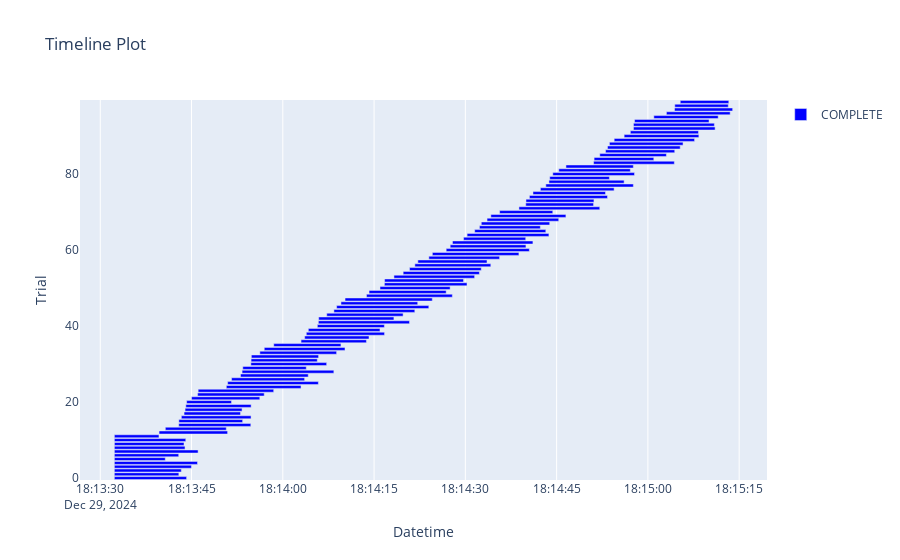

Source (notebook cell):
### Code cell
optuna.visualization.plot_timeline(study)

### Figure 1 — Plotly figure (JSON) as saved in the notebook; plotly's stock layout.template omitted (floating-point values rounded to 4 significant figures)
{"data": [{"base": ["2024-12-29T18:13:32.315130", "2024-12-29T18:13:32.315611", "2024-12-29T18:13:32.316011", "2024-12-29T18:13:32.320720", "2024-12-29T18:13:32.319639", "2024-12-29T18:13:32.320554", "2024-12-29T18:13:32.320641", "2024-12-29T18:13:32.320663", "2024-12-29T18:13:32.318812", "2024-12-29T18:13:32.326693", "2024-12-29T18:13:32.320615", "2024-12-29T18:13:32.320700", "2024-12-29T18:13:39.664309", "2024-12-29T18:13:40.694216", "2024-12-29T18:13:42.898228", "2024-12-29T18:13:42.918613", "2024-12-29T18:13:43.327131", "2024-12-29T18:13:43.771473", "2024-12-29T18:13:43.937662", "2024-12-29T18:13:44.061638", "2024-12-29T18:13:44.195801", "2024-12-29T18:13:45.002202", "2024-12-29T18:13:45.998611", "2024-12-29T18:13:46.089005", "2024-12-29T18:13:50.720596", "2024-12-29T18:13:50.935130", "2024-12-29T18:13:51.575250", "2024-12-29T18:13:53.051673", "2024-12-29T18:13:53.308742", "2024-12-29T18:13:53.422972", "2024-12-29T18:13:54.748363", "2024-12-29T18:13:54.787868", "2024-12-29T18:13:54.831990", "2024-12-29T18:13:56.227082", "2024-12-29T18:13:56.952038", "2024-12-29T18:13:58.510137", "2024-12-29T18:14:02.999496", "2024-12-29T18:14:03.591226", "2024-12-29T18:14:03.863554", "2024-12-29T18:14:04.195447", "2024-12-29T18:14:05.678350", "2024-12-29T18:14:05.846371", "2024-12-29T18:14:05.895617", "2024-12-29T18:14:07.220329", "2024-12-29T18:14:08.396399", "2024-12-29T18:14:08.845010", "2024-12-29T18:14:09.559514", "2024-12-29T18:14:10.227537", "2024-12-29T18:14:13.750180", "2024-12-29T18:14:14.175377", "2024-12-29T18:14:15.973281", "2024-12-29T18:14:16.696244", "2024-12-29T18:14:16.726942", "2024-12-29T18:14:18.265513", "2024-12-29T18:14:19.779907", "2024-12-29T18:14:20.829630", "2024-12-29T18:14:21.699199", "2024-12-29T18:14:22.194417", "2024-12-29T18:14:24.002141", "2024-12-29T18:14:24.578993", "2024-12-29T18:14:26.852833", "2024-12-29T18:14:27.507035", "2024-12-29T18:14:27.884462", "2024-12-29T18:14:29.705762", "2024-12-29T18:14:30.289201", "2024-12-29T18:14:31.533128", "2024-12-29T18:14:32.316220", "2024-12-29T18:14:32.620671", "2024-12-29T18:14:33.566517", "2024-12-29T18:14:34.190187", "2024-12-29T18:14:35.631387", "2024-12-29T18:14:38.807847", "2024-12-29T18:14:39.926075", "2024-12-29T18:14:39.963846", "2024-12-29T18:14:40.528315", "2024-12-29T18:14:41.114517", "2024-12-29T18:14:42.334482", "2024-12-29T18:14:43.226094", "2024-12-29T18:14:43.738163", "2024-12-29T18:14:43.868420", "2024-12-29T18:14:44.371831", "2024-12-29T18:14:45.351539", "2024-12-29T18:14:46.530007", "2024-12-29T18:14:51.073835", "2024-12-29T18:14:51.160007", "2024-12-29T18:14:52.092885", "2024-12-29T18:14:53.041087", "2024-12-29T18:14:53.362251", "2024-12-29T18:14:53.679532", "2024-12-29T18:14:54.459376", "2024-12-29T18:14:56.097384", "2024-12-29T18:14:57.117835", "2024-12-29T18:14:57.628391", "2024-12-29T18:14:57.629640", "2024-12-29T18:14:57.806413", "2024-12-29T18:15:00.974081", "2024-12-29T18:15:03.044780", "2024-12-29T18:15:04.372585", "2024-12-29T18:15:04.419607", "2024-12-29T18:15:05.318008"], "hovertemplate": "%{text}<extra>COMPLETE</extra>", "marker": {"color": "blue"}, "name": "COMPLETE", "orientation": "h", "text": ["{<br>  \"number\": 0,<br>  \"values\": [<br>    0.47212353264706886<br>  ],<br>  \"params\": {<br>    \"max_depth\": 30,<br>    \"min_samples_leaf\": 20<br>  }<br>}", "{<br>  \"number\": 1,<br>  \"values\": [<br>    0.47212353264706886<br>  ],<br>  \"params\": {<br>    \"max_depth\": 30,<br>    \"min_samples_leaf\": 52<br>  }<br>}", "{<br>  \"number\": 2,<br>  \"values\": [<br>    0.47212353264706886<br>  ],<br>  \"params\": {<br>    \"max_depth\": 30,<br>    \"min_samples_leaf\": 40<br>  }<br>}", "{<br>  \"number\": 3,<br>  \"values\": [<br>    0.47212353264706886<br>  ],<br>  \"params\": {<br>    \"max_depth\": 16,<br>    \"min_samples_leaf\": 10<br>  }<br>}", "{<br>  \"number\": 4,<br>  \"values\": [<br>    0.47212353264706886<br>  ],<br>  \"params\": {<br>    \"max_depth\": 24,<br>    \"min_samples_leaf\": 6<br>  }<br>}", "{<br>  \"number\": 5,<br>  \"values\": [<br>    0.47212353264706886<br>  ],<br>  \"params\": {<br>    \"max_depth\": 6,<br>    \"min_samples_leaf\": 8<br>  }<br>}", "{<br>  \"number\": 6,<br>  \"values\": [<br>    0.47212353264706886<br>  ],<br>  \"params\": {<br>    \"max_depth\": 14,<br>    \"min_samples_leaf\": 52<br>  }<br>}", "{<br>  \"number\": 7,<br>  \"values\": [<br>    0.4725781979737643<br>  ],<br>  \"params\": {<br>    \"max_depth\": 30,<br>    \"min_samples_leaf\": 6<br>  }<br>}", "{<br>  \"number\": 8,<br>  \"values\": [<br>    0.47212353264706886<br>  ],<br>  \"params\": {<br>    \"max_depth\": 12,<br>    \"min_samples_leaf\": 8<br>  }<br>}", "{<br>  \"number\": 9,<br>  \"values\": [<br>    0.47212353264706886<br>  ],<br>  \"params\": {<br>    \"max_depth\": 18,<br>    \"min_samples_leaf\": 28<br>  }<br>}", "{<br>  \"number\": 10,<br>  \"values\": [<br>    0.47212353264706886<br>  ],<br>  \"params\": {<br>    \"max_depth\": 18,<br>    \"min_samples_leaf\": 26<br>  }<br>}", "{<br>  \"number\": 11,<br>  \"values\": [<br>    0.47212353264706886<br>  ],<br>  \"params\": {<br>    \"max_depth\": 4,<br>    \"min_samples_leaf\": 56<br>  }<br>}", "{<br>  \"number\": 12,<br>  \"values\": [<br>    0.47212353264706886<br>  ],<br>  \"params\": {<br>    \"max_depth\": 14,<br>    \"min_samples_leaf\": 24<br>  }<br>}", "{<br>  \"number\": 13,<br>  \"values\": [<br>    0.47212353264706886<br>  ],<br>  \"params\": {<br>    \"max_depth\": 10,<br>    \"min_samples_leaf\": 52<br>  }<br>}", "{<br>  \"number\": 14,<br>  \"values\": [<br>    0.47212353264706886<br>  ],<br>  \"params\": {<br>    \"max_depth\": 24,<br>    \"min_samples_leaf\": 20<br>  }<br>}", "{<br>  \"number\": 15,<br>  \"values\": [<br>    0.47212353264706886<br>  ],<br>  \"params\": {<br>    \"max_depth\": 16,<br>    \"min_samples_leaf\": 56<br>  }<br>}", "{<br>  \"number\": 16,<br>  \"values\": [<br>    0.47212353264706886<br>  ],<br>  \"params\": {<br>    \"max_depth\": 20,<br>    \"min_samples_leaf\": 28<br>  }<br>}", "{<br>  \"number\": 17,<br>  \"values\": [<br>    0.47212353264706886<br>  ],<br>  \"params\": {<br>    \"max_depth\": 8,<br>    \"min_samples_leaf\": 22<br>  }<br>}", "{<br>  \"number\": 18,<br>  \"values\": [<br>    0.47212353264706886<br>  ],<br>  \"params\": {<br>    \"max_depth\": 8,<br>    \"min_samples_leaf\": 20<br>  }<br>}", "{<br>  \"number\": 19,<br>  \"values\": [<br>    0.47212353264706886<br>  ],<br>  \"params\": {<br>    \"max_depth\": 22,<br>    \"min_samples_leaf\": 48<br>  }<br>}", "{<br>  \"number\": 20,<br>  \"values\": [<br>    0.47212353264706886<br>  ],<br>  \"params\": {<br>    \"max_depth\": 4,<br>    \"min_samples_leaf\": 54<br>  }<br>}", "{<br>  \"number\": 21,<br>  \"values\": [<br>    0.47212353264706886<br>  ],<br>  \"params\": {<br>    \"max_depth\": 26,<br>    \"min_samples_leaf\": 36<br>  }<br>}", "{<br>  \"number\": 22,<br>  \"values\": [<br>    0.47212353264706886<br>  ],<br>  \"params\": {<br>    \"max_depth\": 28,<br>    \"min_samples_leaf\": 44<br>  }<br>}", "{<br>  \"number\": 23,<br>  \"values\": [<br>    0.47212353264706886<br>  ],<br>  \"params\": {<br>    \"max_depth\": 28,<br>    \"min_samples_leaf\": 14<br>  }<br>}", "{<br>  \"number\": 24,<br>  \"values\": [<br>    0.47212353264706886<br>  ],<br>  \"params\": {<br>    \"max_depth\": 26,<br>    \"min_samples_leaf\": 14<br>  }<br>}", "{<br>  \"number\": 25,<br>  \"values\": [<br>    0.47327790302728784<br>  ],<br>  \"params\": {<br>    \"max_depth\": 22,<br>    \"min_samples_leaf\": 2<br>  }<br>}", "{<br>  \"number\": 26,<br>  \"values\": [<br>    0.47212353264706886<br>  ],<br>  \"params\": {<br>    \"max_depth\": 30,<br>    \"min_samples_leaf\": 16<br>  }<br>}", "{<br>  \"number\": 27,<br>  \"values\": [<br>    0.47212353264706886<br>  ],<br>  \"params\": {<br>    \"max_depth\": 26,<br>    \"min_samples_leaf\": 34<br>  }<br>}", "{<br>  \"number\": 28,<br>  \"values\": [<br>    0.472405099090745<br>  ],<br>  \"params\": {<br>    \"max_depth\": 28,<br>    \"min_samples_leaf\": 2<br>  }<br>}", "{<br>  \"number\": 29,<br>  \"values\": [<br>    0.47212353264706886<br>  ],<br>  \"params\": {<br>    \"max_depth\": 30,<br>    \"min_samples_leaf\": 60<br>  }<br>}", "{<br>  \"number\": 30,<br>  \"values\": [<br>    0.47212353264706886<br>  ],<br>  \"params\": {<br>    \"max_depth\": 22,<br>    \"min_samples_leaf\": 16<br>  }<br>}", "{<br>  \"number\": 31,<br>  \"values\": [<br>    0.47212353264706886<br>  ],<br>  \"params\": {<br>    \"max_depth\": 20,<br>    \"min_samples_leaf\": 42<br>  }<br>}", "{<br>  \"number\": 32,<br>  \"values\": [<br>    0.47212353264706886<br>  ],<br>  \"params\": {<br>    \"max_depth\": 30,<br>    \"min_samples_leaf\": 36<br>  }<br>}", "{<br>  \"number\": 33,<br>  \"values\": [<br>    0.47212353264706886<br>  ],<br>  \"params\": {<br>    \"max_depth\": 28,<br>    \"min_samples_leaf\": 12<br>  }<br>}", "{<br>  \"number\": 34,<br>  \"values\": [<br>    0.47212353264706886<br>  ],<br>  \"params\": {<br>    \"max_depth\": 24,<br>    \"min_samples_leaf\": 6<br>  }<br>}", "{<br>  \"number\": 35,<br>  \"values\": [<br>    0.47212353264706886<br>  ],<br>  \"params\": {<br>    \"max_depth\": 26,<br>    \"min_samples_leaf\": 32<br>  }<br>}", "{<br>  \"number\": 36,<br>  \"values\": [<br>    0.47212353264706886<br>  ],<br>  \"params\": {<br>    \"max_depth\": 30,<br>    \"min_samples_leaf\": 40<br>  }<br>}", "{<br>  \"number\": 37,<br>  \"values\": [<br>    0.47212353264706886<br>  ],<br>  \"params\": {<br>    \"max_depth\": 28,<br>    \"min_samples_leaf\": 46<br>  }<br>}", "{<br>  \"number\": 38,<br>  \"values\": [<br>    0.47212353264706886<br>  ],<br>  \"params\": {<br>    \"max_depth\": 24,<br>    \"min_samples_leaf\": 8<br>  }<br>}", "{<br>  \"number\": 39,<br>  \"values\": [<br>    0.47212353264706886<br>  ],<br>  \"params\": {<br>    \"max_depth\": 30,<br>    \"min_samples_leaf\": 18<br>  }<br>}", "{<br>  \"number\": 40,<br>  \"values\": [<br>    0.47212353264706886<br>  ],<br>  \"params\": {<br>    \"max_depth\": 20,<br>    \"min_samples_leaf\": 28<br>  }<br>}", "{<br>  \"number\": 41,<br>  \"values\": [<br>    0.47327790302728784<br>  ],<br>  \"params\": {<br>    \"max_depth\": 22,<br>    \"min_samples_leaf\": 2<br>  }<br>}", "{<br>  \"number\": 42,<br>  \"values\": [<br>    0.4728022174712427<br>  ],<br>  \"params\": {<br>    \"max_depth\": 14,<br>    \"min_samples_leaf\": 4<br>  }<br>}", "{<br>  \"number\": 43,<br>  \"values\": [<br>    0.47212353264706886<br>  ],<br>  \"params\": {<br>    \"max_depth\": 24,<br>    \"min_samples_leaf\": 10<br>  }<br>}", "{<br>  \"number\": 44,<br>  \"values\": [<br>    0.4725781979737643<br>  ],<br>  \"params\": {<br>    \"max_depth\": 28,<br>    \"min_samples_leaf\": 6<br>  }<br>}", "{<br>  \"number\": 45,<br>  \"values\": [<br>    0.4721926752101145<br>  ],<br>  \"params\": {<br>    \"max_depth\": 26,<br>    \"min_samples_leaf\": 2<br>  }<br>}", "{<br>  \"number\": 46,<br>  \"values\": [<br>    0.47212353264706886<br>  ],<br>  \"params\": {<br>    \"max_depth\": 28,<br>    \"min_samples_leaf\": 10<br>  }<br>}", "{<br>  \"number\": 47,<br>  \"values\": [<br>    0.47313841237888116<br>  ],<br>  \"params\": {<br>    \"max_depth\": 18,<br>    \"min_samples_leaf\": 2<br>  }<br>}", "{<br>  \"number\": 48,<br>  \"values\": [<br>    0.472572076771179<br>  ],<br>  \"params\": {<br>    \"max_depth\": 22,<br>    \"min_samples_leaf\": 4<br>  }<br>}", "{<br>  \"number\": 49,<br>  \"values\": [<br>    0.47212353264706886<br>  ],<br>  \"params\": {<br>    \"max_depth\": 26,<br>    \"min_samples_leaf\": 10<br>  }<br>}", "{<br>  \"number\": 50,<br>  \"values\": [<br>    0.47212353264706886<br>  ],<br>  \"params\": {<br>    \"max_depth\": 30,<br>    \"min_samples_leaf\": 24<br>  }<br>}", "{<br>  \"number\": 51,<br>  \"values\": [<br>    0.4725781979737643<br>  ],<br>  \"params\": {<br>    \"max_depth\": 28,<br>    \"min_samples_leaf\": 6<br>  }<br>}", "{<br>  \"number\": 52,<br>  \"values\": [<br>    0.47212353264706886<br>  ],<br>  \"params\": {<br>    \"max_depth\": 30,<br>    \"min_samples_leaf\": 8<br>  }<br>}", "{<br>  \"number\": 53,<br>  \"values\": [<br>    0.47258533151549786<br>  ],<br>  \"params\": {<br>    \"max_depth\": 16,<br>    \"min_samples_leaf\": 4<br>  }<br>}", "{<br>  \"number\": 54,<br>  \"values\": [<br>    0.4728022174712427<br>  ],<br>  \"params\": {<br>    \"max_depth\": 14,<br>    \"min_samples_leaf\": 4<br>  }<br>}", "{<br>  \"number\": 55,<br>  \"values\": [<br>    0.4727820826268273<br>  ],<br>  \"params\": {<br>    \"max_depth\": 12,<br>    \"min_samples_leaf\": 2<br>  }<br>}", "{<br>  \"number\": 56,<br>  \"values\": [<br>    0.47212353264706886<br>  ],<br>  \"params\": {<br>    \"max_depth\": 18,<br>    \"min_samples_leaf\": 12<br>  }<br>}", "{<br>  \"number\": 57,<br>  \"values\": [<br>    0.47235443173114716<br>  ],<br>  \"params\": {<br>    \"max_depth\": 12,<br>    \"min_samples_leaf\": 6<br>  }<br>}", "{<br>  \"number\": 58,<br>  \"values\": [<br>    0.47212353264706886<br>  ],<br>  \"params\": {<br>    \"max_depth\": 14,<br>    \"min_samples_leaf\": 12<br>  }<br>}", "{<br>  \"number\": 59,<br>  \"values\": [<br>    0.47313841237888116<br>  ],<br>  \"params\": {<br>    \"max_depth\": 18,<br>    \"min_samples_leaf\": 2<br>  }<br>}", "{<br>  \"number\": 60,<br>  \"values\": [<br>    0.47258533151549786<br>  ],<br>  \"params\": {<br>    \"max_depth\": 20,<br>    \"min_samples_leaf\": 4<br>  }<br>}", "{<br>  \"number\": 61,<br>  \"values\": [<br>    0.47212353264706886<br>  ],<br>  \"params\": {<br>    \"max_depth\": 16,<br>    \"min_samples_leaf\": 8<br>  }<br>}", "{<br>  \"number\": 62,<br>  \"values\": [<br>    0.47258533151549786<br>  ],<br>  \"params\": {<br>    \"max_depth\": 22,<br>    \"min_samples_leaf\": 6<br>  }<br>}", "{<br>  \"number\": 63,<br>  \"values\": [<br>    0.4723478046652483<br>  ],<br>  \"params\": {<br>    \"max_depth\": 10,<br>    \"min_samples_leaf\": 2<br>  }<br>}", "{<br>  \"number\": 64,<br>  \"values\": [<br>    0.4725781986740367<br>  ],<br>  \"params\": {<br>    \"max_depth\": 18,<br>    \"min_samples_leaf\": 4<br>  }<br>}", "{<br>  \"number\": 65,<br>  \"values\": [<br>    0.47212353264706886<br>  ],<br>  \"params\": {<br>    \"max_depth\": 16,<br>    \"min_samples_leaf\": 14<br>  }<br>}", "{<br>  \"number\": 66,<br>  \"values\": [<br>    0.47212353264706886<br>  ],<br>  \"params\": {<br>    \"max_depth\": 10,<br>    \"min_samples_leaf\": 4<br>  }<br>}", "{<br>  \"number\": 67,<br>  \"values\": [<br>    0.4727820826268273<br>  ],<br>  \"params\": {<br>    \"max_depth\": 12,<br>    \"min_samples_leaf\": 2<br>  }<br>}", "{<br>  \"number\": 68,<br>  \"values\": [<br>    0.47212353264706886<br>  ],<br>  \"params\": {<br>    \"max_depth\": 14,<br>    \"min_samples_leaf\": 8<br>  }<br>}", "{<br>  \"number\": 69,<br>  \"values\": [<br>    0.4725045329771205<br>  ],<br>  \"params\": {<br>    \"max_depth\": 14,<br>    \"min_samples_leaf\": 2<br>  }<br>}", "{<br>  \"number\": 70,<br>  \"values\": [<br>    0.47212353264706886<br>  ],<br>  \"params\": {<br>    \"max_depth\": 8,<br>    \"min_samples_leaf\": 10<br>  }<br>}", "{<br>  \"number\": 71,<br>  \"values\": [<br>    0.4725781986740367<br>  ],<br>  \"params\": {<br>    \"max_depth\": 18,<br>    \"min_samples_leaf\": 4<br>  }<br>}", "{<br>  \"number\": 72,<br>  \"values\": [<br>    0.4727820826268273<br>  ],<br>  \"params\": {<br>    \"max_depth\": 12,<br>    \"min_samples_leaf\": 2<br>  }<br>}", "{<br>  \"number\": 73,<br>  \"values\": [<br>    0.4727820826268273<br>  ],<br>  \"params\": {<br>    \"max_depth\": 12,<br>    \"min_samples_leaf\": 2<br>  }<br>}", "{<br>  \"number\": 74,<br>  \"values\": [<br>    0.47235443243141956<br>  ],<br>  \"params\": {<br>    \"max_depth\": 20,<br>    \"min_samples_leaf\": 6<br>  }<br>}", "{<br>  \"number\": 75,<br>  \"values\": [<br>    0.4728022174712427<br>  ],<br>  \"params\": {<br>    \"max_depth\": 14,<br>    \"min_samples_leaf\": 4<br>  }<br>}", "{<br>  \"number\": 76,<br>  \"values\": [<br>    0.47212353264706886<br>  ],<br>  \"params\": {<br>    \"max_depth\": 16,<br>    \"min_samples_leaf\": 8<br>  }<br>}", "{<br>  \"number\": 77,<br>  \"values\": [<br>    0.47327790302728784<br>  ],<br>  \"params\": {<br>    \"max_depth\": 22,<br>    \"min_samples_leaf\": 2<br>  }<br>}", "{<br>  \"number\": 78,<br>  \"values\": [<br>    0.47212353264706886<br>  ],<br>  \"params\": {<br>    \"max_depth\": 18,<br>    \"min_samples_leaf\": 8<br>  }<br>}", "{<br>  \"number\": 79,<br>  \"values\": [<br>    0.47212353264706886<br>  ],<br>  \"params\": {<br>    \"max_depth\": 10,<br>    \"min_samples_leaf\": 12<br>  }<br>}", "{<br>  \"number\": 80,<br>  \"values\": [<br>    0.47258533151549786<br>  ],<br>  \"params\": {<br>    \"max_depth\": 20,<br>    \"min_samples_leaf\": 4<br>  }<br>}", "{<br>  \"number\": 81,<br>  \"values\": [<br>    0.47212353264706886<br>  ],<br>  \"params\": {<br>    \"max_depth\": 14,<br>    \"min_samples_leaf\": 6<br>  }<br>}", "{<br>  \"number\": 82,<br>  \"values\": [<br>    0.4727820826268273<br>  ],<br>  \"params\": {<br>    \"max_depth\": 12,<br>    \"min_samples_leaf\": 2<br>  }<br>}", "{<br>  \"number\": 83,<br>  \"values\": [<br>    0.47291689707304874<br>  ],<br>  \"params\": {<br>    \"max_depth\": 16,<br>    \"min_samples_leaf\": 2<br>  }<br>}", "{<br>  \"number\": 84,<br>  \"values\": [<br>    0.47212353264706886<br>  ],<br>  \"params\": {<br>    \"max_depth\": 10,<br>    \"min_samples_leaf\": 6<br>  }<br>}", "{<br>  \"number\": 85,<br>  \"values\": [<br>    0.472809349968105<br>  ],<br>  \"params\": {<br>    \"max_depth\": 12,<br>    \"min_samples_leaf\": 4<br>  }<br>}", "{<br>  \"number\": 86,<br>  \"values\": [<br>    0.47212353264706886<br>  ],<br>  \"params\": {<br>    \"max_depth\": 14,<br>    \"min_samples_leaf\": 10<br>  }<br>}", "{<br>  \"number\": 87,<br>  \"values\": [<br>    0.4728022174712427<br>  ],<br>  \"params\": {<br>    \"max_depth\": 14,<br>    \"min_samples_leaf\": 4<br>  }<br>}", "{<br>  \"number\": 88,<br>  \"values\": [<br>    0.47212353264706886<br>  ],<br>  \"params\": {<br>    \"max_depth\": 16,<br>    \"min_samples_leaf\": 8<br>  }<br>}", "{<br>  \"number\": 89,<br>  \"values\": [<br>    0.47258533151549786<br>  ],<br>  \"params\": {<br>    \"max_depth\": 20,<br>    \"min_samples_leaf\": 4<br>  }<br>}", "{<br>  \"number\": 90,<br>  \"values\": [<br>    0.47212353264706886<br>  ],<br>  \"params\": {<br>    \"max_depth\": 18,<br>    \"min_samples_leaf\": 6<br>  }<br>}", "{<br>  \"number\": 91,<br>  \"values\": [<br>    0.47212353264706886<br>  ],<br>  \"params\": {<br>    \"max_depth\": 22,<br>    \"min_samples_leaf\": 14<br>  }<br>}", "{<br>  \"number\": 92,<br>  \"values\": [<br>    0.47327790302728784<br>  ],<br>  \"params\": {<br>    \"max_depth\": 22,<br>    \"min_samples_leaf\": 2<br>  }<br>}", "{<br>  \"number\": 93,<br>  \"values\": [<br>    0.47327790302728784<br>  ],<br>  \"params\": {<br>    \"max_depth\": 22,<br>    \"min_samples_leaf\": 2<br>  }<br>}", "{<br>  \"number\": 94,<br>  \"values\": [<br>    0.47258533151549786<br>  ],<br>  \"params\": {<br>    \"max_depth\": 24,<br>    \"min_samples_leaf\": 4<br>  }<br>}", "{<br>  \"number\": 95,<br>  \"values\": [<br>    0.47212353264706886<br>  ],<br>  \"params\": {<br>    \"max_depth\": 18,<br>    \"min_samples_leaf\": 6<br>  }<br>}", "{<br>  \"number\": 96,<br>  \"values\": [<br>    0.47258533151549786<br>  ],<br>  \"params\": {<br>    \"max_depth\": 24,<br>    \"min_samples_leaf\": 4<br>  }<br>}", "{<br>  \"number\": 97,<br>  \"values\": [<br>    0.47291689707304874<br>  ],<br>  \"params\": {<br>    \"max_depth\": 16,<br>    \"min_samples_leaf\": 2<br>  }<br>}", "{<br>  \"number\": 98,<br>  \"values\": [<br>    0.47212353264706886<br>  ],<br>  \"params\": {<br>    \"max_depth\": 20,<br>    \"min_samples_leaf\": 10<br>  }<br>}", "{<br>  \"number\": 99,<br>  \"values\": [<br>    0.47212353264706886<br>  ],<br>  \"params\": {<br>    \"max_depth\": 18,<br>    \"min_samples_leaf\": 16<br>  }<br>}"], "textposition": "none", "type": "bar", "x": [11870.0, 10600.0, 11000.0, 12670.0, 13660.0, 8365.0, 10570.0, 13760.0, 11610.0, 11430.0, 11730.0, 7327.0, 11260.0, 10020.0, 11840.0, 10480.0, 11450.0, 9275.0, 9366.0, 10730.0, 7368.0, 11220.0, 10950.0, 12410.0, 12270.0, 14910.0, 12010.0, 11130.0, 15080.0, 10430.0, 12460.0, 10880.0, 11050.0, 12610.0, 13270.0, 11040.0, 10740.0, 10580.0, 12850.0, 11770.0, 11010.0, 14980.0, 12360.0, 12550.0, 13300.0, 15150.0, 12610.0, 14340.0, 14110.0, 12670.0, 11520.0, 13580.0, 12970.0, 13260.0, 12530.0, 11780.0, 12480.0, 11370.0, 11620.0, 14220.0, 13660.0, 12450.0, 13220.0, 10210.0, 13440.0, 11690.0, 10010.0, 11240.0, 11780.0, 12330.0, 8737.0, 13280.0, 11140.0, 11170.0, 12830.0, 11920.0, 12110.0, 14390.0, 12350.0, 9805.0, 13420.0, 11760.0, 11080.0, 13270.0, 9810.0, 10950.0, 11370.0, 11950.0, 12100.0, 13210.0, 12280.0, 11200.0, 13420.0, 13290.0, 12240.0, 10580.0, 10480.0, 9555.0, 8791.0, 7979.0], "y": [0, 1, 2, 3, 4, 5, 6, 7, 8, 9, 10, 11, 12, 13, 14, 15, 16, 17, 18, 19, 20, 21, 22, 23, 24, 25, 26, 27, 28, 29, 30, 31, 32, 33, 34, 35, 36, 37, 38, 39, 40, 41, 42, 43, 44, 45, 46, 47, 48, 49, 50, 51, 52, 53, 54, 55, 56, 57, 58, 59, 60, 61, 62, 63, 64, 65, 66, 67, 68, 69, 70, 71, 72, 73, 74, 75, 76, 77, 78, 79, 80, 81, 82, 83, 84, 85, 86, 87, 88, 89, 90, 91, 92, 93, 94, 95, 96, 97, 98, 99]}], "layout": {"showlegend": true, "title": {"text": "Timeline Plot"}, "xaxis": {"title": {"text": "Datetime"}, "type": "date"}, "yaxis": {"title": {"text": "Trial"}}}}
